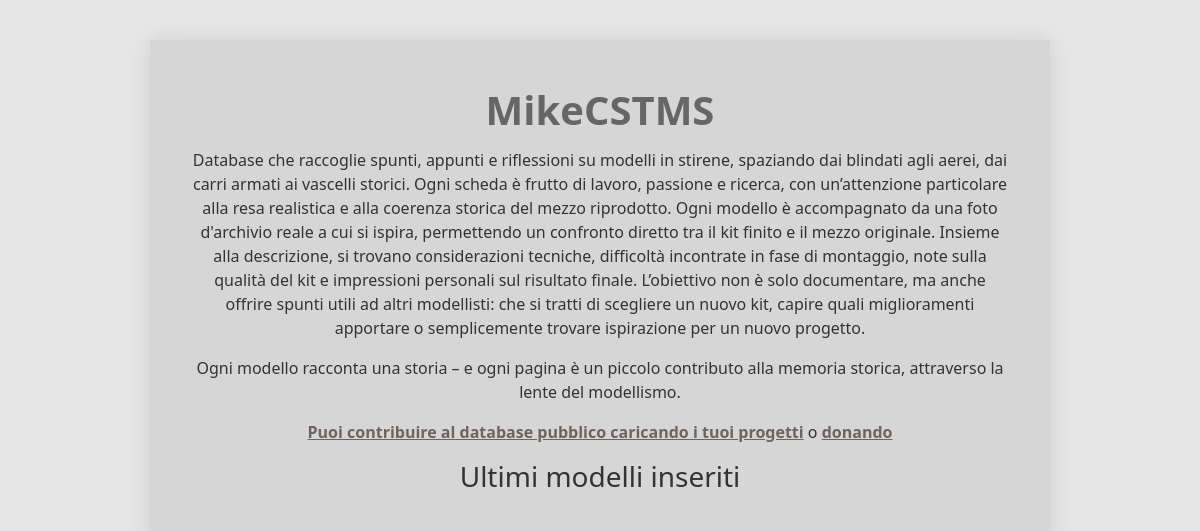
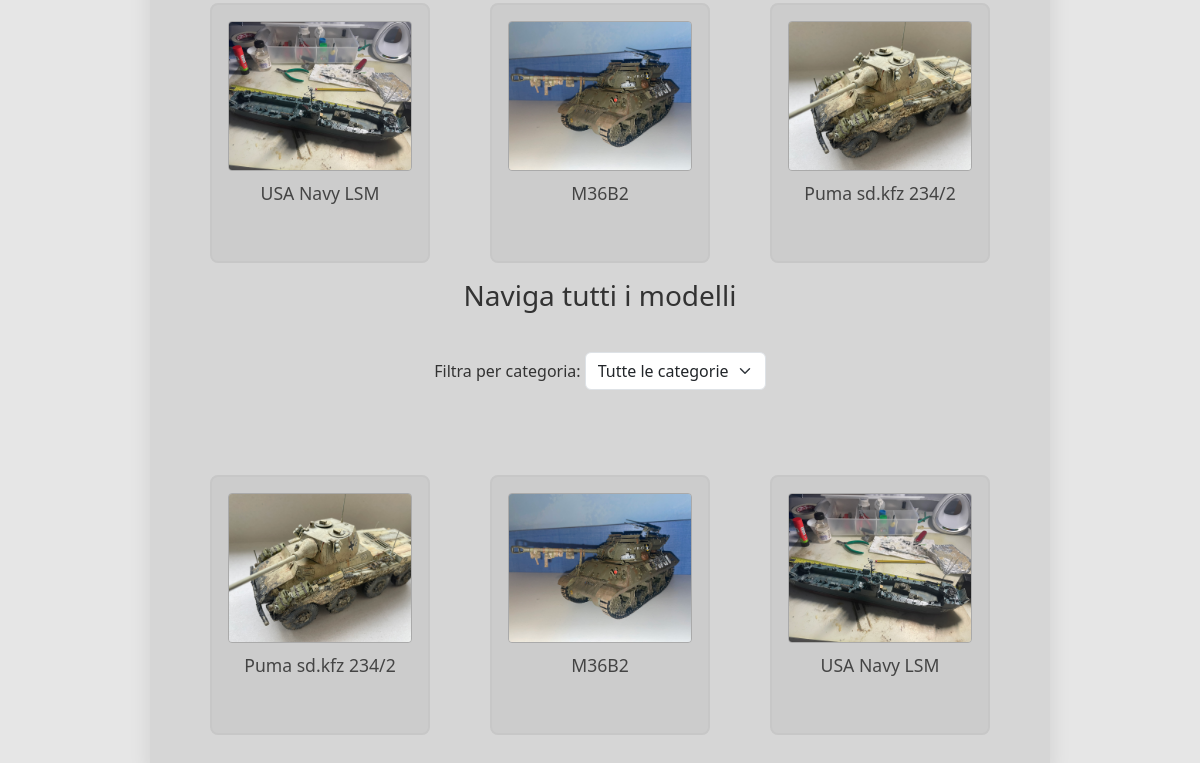
Before: / with the older database file (2 pictures, top to bottom).
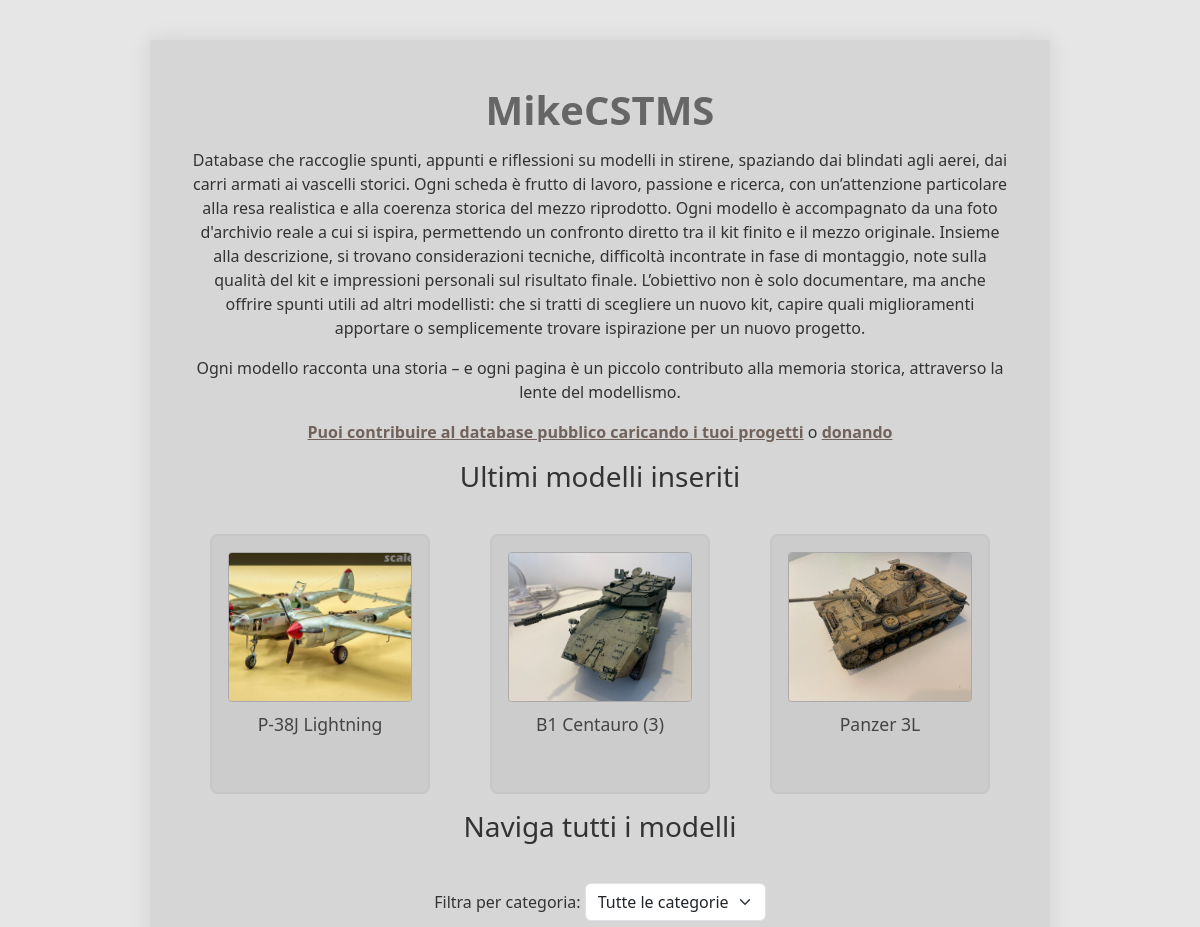
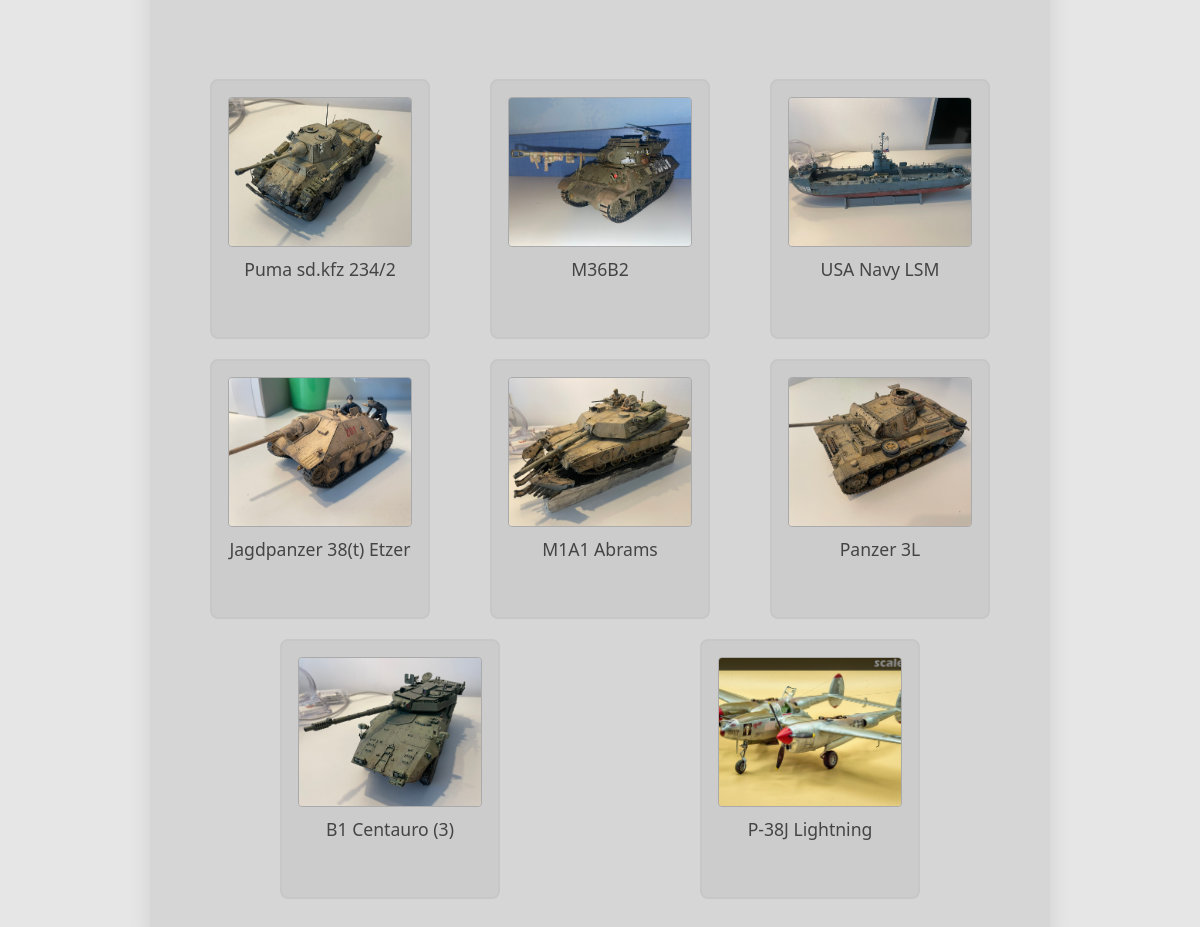
After: the same page with the newer database file (2 pictures, top to bottom).
### tables this page shows
CREATE TABLE `modello` (
  `id` int(100) NOT NULL,
  `nome` varchar(30) NOT NULL DEFAULT 'Michele Carrer' COMMENT 'nome veicolo',
  `dati` varchar(50) NOT NULL COMMENT 'produttore e scala',
  `descrizione` varchar(2000) NOT NULL,
  `immagine1` varchar(100) NOT NULL COMMENT 'immagine modello',
  `immagine2` varchar(100) NOT NULL COMMENT 'immagine vera',
  `user` varchar(15) NOT NULL COMMENT 'aggiunto da:'
);

### index.php (the view, shortened to what this page needs)
<!DOCTYPE html>
<html class="main" data-bs-theme="light">
<head>
    <link href="https://cdn.jsdelivr.net/npm/bootstrap@5.3.3/dist/css/bootstrap.min.css" rel="stylesheet">
    <link rel="stylesheet" href="style.css">
    <link rel="stylesheet" href="blocco.css">
</head>
<body>
    <div class="container">
        <p class="titolo">MikeCSTMS</p>
        <p class="sottotitolo">Database che raccoglie spunti, appunti e riflessioni su modelli in stirene, spaziando dai blindati agli aerei, dai carri armati ai vascelli storici. Ogni scheda è frutto di lavoro, passione e ricerca, con un’attenzione particolare alla resa realistica e alla coerenza storica del mezzo riprodotto. Ogni modello è accompagnato da una foto d'archivio reale a cui si ispira, permettendo un confronto diretto tra il kit finito e il mezzo originale. Insieme alla descrizione, si trovano considerazioni tecniche, difficoltà incontrate in fase di montaggio, note sulla qualità del kit e impressioni personali sul risultato finale. L’obiettivo non è solo documentare, ma anche offrire spunti utili ad altri modellisti: che si tratti di scegliere un nuovo kit, capire quali miglioramenti apportare o semplicemente trovare ispirazione per un nuovo progetto.</p>
        <p class="sottotitolo">Ogni modello racconta una storia – e ogni pagina è un piccolo contributo alla memoria storica, attraverso la lente del modellismo.</p>
        <p class="sottotitolo"><a href='inserimento.php'>Puoi contribuire al database pubblico caricando i tuoi progetti</a> o <a href='https://www.paypal.com/paypalme/m1ki2309'>donando</a></p>
<?php
    $db_host = "localhost";
    $db_user = "root";
    $db_password = "root";
    $db_name = "modellismo";
    $myconn = new mysqli($db_host, $db_user, $db_password, $db_name);
?>
        <h3 class="sottotitolo">Ultimi modelli inseriti</h3>
        <div class="card-container">
<?php
    $mia_query = "SELECT id, nome, immagine1 FROM modello ORDER BY id DESC LIMIT 3";
    $result = $myconn->query($mia_query);
    if ($result && $result->num_rows > 0) {
        while ($resrow = $result->fetch_row()) {
            $id = $resrow[0];
            $nome = $resrow[1];
            $foto = $resrow[2];
            echo '<div class="card">';
            echo "<a href='modello.php?id=$id'>";
            echo "<img src='assets/$foto' alt='$nome'>";
            echo "<h3>$nome</h3>";
            echo "</a>";
            echo "</div>";
        }
    } else {
        echo "<p>Nessun modello trovato.</p>";
    }
?>
        </div>
                <h3 class="sottotitolo">Naviga tutti i modelli</h3>
        <div class="card-container">
<?php
    $myconn = new mysqli($db_host, $db_user, $db_password, $db_name);
    $categoria_scelta = isset($_GET['categoria']) ? intval($_GET['categoria']) : 0;
    echo '<form method="GET" action="index.php" class="mb-4">';
    echo '<label for="categoria" class="form-label">Filtra per categoria:</label> ';
    echo '<select name="categoria" id="categoria" class="form-select w-auto d-inline" onchange="this.form.submit()">';
    echo '<option value="0">Tutte le categorie</option>';
    echo '</select>';
    echo '</form>';
    if ($categoria_scelta > 0) {
        $mia_query = "SELECT m.id, m.nome, m.immagine1
                      FROM modello m
                      JOIN catalogo c ON m.id = c.id_modello
                      WHERE c.id_categoria = $categoria_scelta";
    } else {
        $mia_query = "SELECT id, nome, immagine1 FROM modello";
    }
    $result = $myconn->query($mia_query);
    if ($result && $result->num_rows > 0) {
        echo '<div class="card-container">';
        while ($resrow = $result->fetch_row()) {
            $id = $resrow[0];
            $nome = $resrow[1];
            $foto = $resrow[2];
            echo '<div class="card">';
            echo "<a href='modello.php?id=$id'>";
            echo "<img src='assets/$foto' alt='$nome'>";
            echo "<h3>$nome</h3>";
            echo "</a>";
            echo "</div>";
        }
        echo '</div>';
    } else {
        echo "<p>Nessun modello trovato per questa categoria.</p>";
    }
?>
        </div>
    </div>
</body>
</html>

### style.css (style rules this page uses)
* { box-sizing: border-box; margin: 0; padding: 0; }
body { font-family: 'Segoe UI', sans-serif; background-color: #e6e6e6; color: #333; min-height: 100vh; }
.container { max-width: 900px; margin: 40px auto; padding: 40px; background-color: #d6d6d6; box-shadow: 0 0 20px rgba(0, 0, 0, 0.1); }
.titolo { font-size: 2.5rem; margin-bottom: 0.2em; font-weight: bold; color: #666; text-align: center; }
.sottotitolo { text-align: center; }
.sottotitolo a { text-align: center; color: #71625C; font-weight: 600; }

### blocco.css (style rules this page uses)
.card-container { display: flex; flex-wrap: wrap; justify-content: center; align-items: center; gap: 20px; margin-top: 40px; width: 100%; min-height: 240px; }
.card-container > .card { margin-left: auto; margin-right: auto; }
.card { background-color: #ccc; border: 2px solid #c7c7c7; border-radius: 8px; width: 220px; height: 260px; padding: 16px; text-align: center; transition: transform 0.2s ease; display: flex; flex-direction: column; justify-content: flex-start; align-items: center; box-sizing: border-box; }
.card img { width: 100%; height: 150px; object-fit: cover; border-radius: 4px; border: 1px solid #aaa; margin-bottom: 12px; }
.card h3 { font-size: 1.1rem; color: #444; margin-bottom: 0.5em; }
.card a { text-decoration: none; }

Changed rows visible on the page:
no longer on one of the page's lists (row edited): modello: nome "Puma sd.kfz 234/2"
no longer on one of the page's lists (row edited): modello: nome "M36B2"
no longer on one of the page's lists (row edited): modello: nome "USA Navy LSM"
added modello: immagine1 (picture), nome "P-38J Lightning"
added modello: immagine1 (picture), nome "B1 Centauro (3)"
added modello: immagine1 (picture), nome "Panzer 3L"
changed modello "Puma sd.kfz 234/2": immagine1+nome: a different picture
changed modello "USA Navy LSM": immagine1: a different picture
added modello: immagine1 (picture), nome "Jagdpanzer 38(t) Etzer", shown under "Naviga tutti i modelli"
added modello: immagine1 (picture), nome "M1A1 Abrams", shown under "Naviga tutti i modelli"
